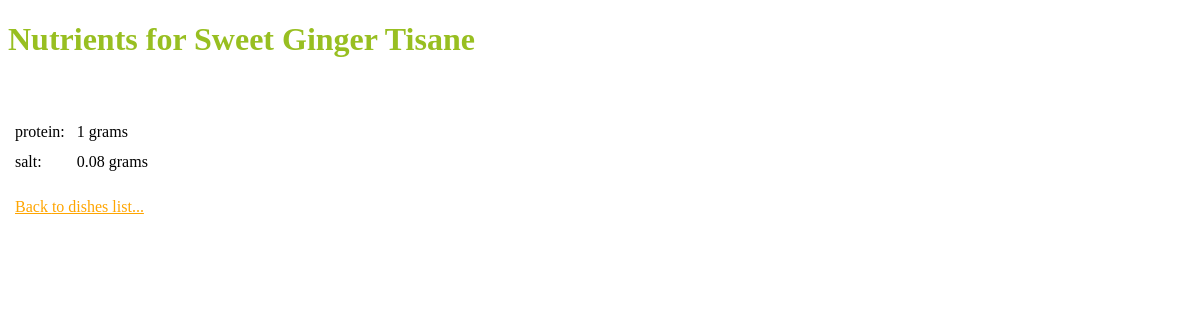
Page /dishNutrients.php?dish=5 on the committed database.
### tables this page shows
CREATE TABLE IF NOT EXISTS `dish` (
  `id` int(11) NOT NULL AUTO_INCREMENT,
  `name` varchar(500) NOT NULL,
  `quantityPerPortion` int(11) NOT NULL,
  `portionUnit` int(11) NOT NULL,
  `calories` int(11) NOT NULL,
  `dishType` int(11) NOT NULL DEFAULT '1',
  PRIMARY KEY (`id`)
);

CREATE TABLE IF NOT EXISTS `nutrient` (
  `id` int(11) NOT NULL AUTO_INCREMENT,
  `name` varchar(100) NOT NULL,
  `unit` int(11) NOT NULL,
  `isImportant` tinyint(4) NOT NULL DEFAULT '0',
  PRIMARY KEY (`id`),
  KEY `unit` (`unit`)
);

CREATE TABLE IF NOT EXISTS `dishNutrients` (
  `dishId` int(11) NOT NULL,
  `nutrientId` int(11) NOT NULL,
  `quantity` float NOT NULL,
  PRIMARY KEY (`dishId`,`nutrientId`)
);

### Classes/Dish.php (called while the page is built, shortened)
<?php
include_once($_SERVER['DOCUMENT_ROOT'] . '/Classes/DishNutrient.php');
class Dish {
    private $name;
    public function getName() {
        return $this->name;
    }
    public function load($id) {
        $sql = "SELECT * FROM dish
                WHERE id = {$id}";
        $result = mysql_query($sql);
        $row = mysql_fetch_assoc($result);
        $this->name = $row['name'];
        return true;
    }
}
?>

### Classes/DishNutrient.php (called while the page is built, shortened)
<?php
class DishNutrient {
    private $name;
    private $unit;
    private $quantity;
    public function getName() {
        return $this->name;
    }
    public function getQuantity() {
        return $this->quantity;
    }
    public function setQuantity($quantity) {
        $this->quantity = $quantity;
    }
    public function getUnit() {
        return $this->unit;
    }
    public function load($id) {
        $sql = "SELECT * FROM nutrient
                WHERE id = {$id}";
        $result = mysql_query($sql);
        $row = mysql_fetch_assoc($result);
        $this->name = $row['name'];
        $this->unit = $row['unit'];
        $this->quantity = null;
        return true;
    }
    public static function getAllByDishId($id) {
        $sql = "SELECT dish.id as dish, dishNutrients.quantity, nutrient.id as nutrient
                FROM dishNutrients
                     INNER JOIN dish
                         ON dishNutrients.dishId = dish.id
                     INNER JOIN nutrient
                         ON dishNutrients.nutrientId = nutrient.id
                WHERE dish.id = {$id}";
        $result = mysql_query($sql);
        $nutrients = array();
        while ($row = mysql_fetch_assoc($result)) {
            $nutrients[$row['nutrient']] = new DishNutrient();
            $nutrients[$row['nutrient']]->load($row['nutrient']);
            $nutrients[$row['nutrient']]->setQuantity($row['quantity']);
        }
        return $nutrients;
    }
}
?>

### Classes/HelpClass.php (called while the page is built, shortened)
<?php
class HelpClass {
    public static function getUnits() {
        $sql = "SELECT * FROM unit";
        $result = mysql_query($sql);
        $units = array();
        while ($row = mysql_fetch_assoc($result)) {
            $units[$row['id']] = $row['name'];
        }
        return $units;
    }
}
?>

### dishNutrients.php (the view, shortened to what this page needs)
<?php
include_once('Classes/HelpClass.php');
include_once('Classes/Dish.php');
include_once('Classes/DishNutrient.php');
$units = HelpClass::getUnits();
$dish = null;
if (isset($_GET['dish'])) {
    $dish = new Dish();
    $dish->load($_GET['dish']);
} if ($dish) {
    $nutrients = DishNutrient::getAllByDishId($_GET['dish']);
} else {
    $nutrients = DishNutrient::getAllNutrients();
}
?>
<!DOCTYPE html>
<html>
    <head>
        <link rel="stylesheet" type="text/css" href="css/styles.css">
    </head>
    <body>
        <h1>  <?php echo $dish ? "Nutrients for {$dish->getName()}" : "List of all Nutrients" ?>
        </h1>
        <table>
            <tbody>
                <?php
                if (count($nutrients) > 0) {
                    foreach ($nutrients as $key => $nutrient) {
                        $q = $nutrient->getQuantity();
                        if ($q) {
                            echo "<tr>
                                    <td>{$nutrient->getName()}:
                                    </td>
                                    <td>{$q} {$units[$nutrient->getUnit()]}
                                    </td>
                                  </tr>";
                        } else {
                            echo "<tr>
                                    <td>{$nutrient->getName()} ({$units[$nutrient->getUnit()]})
                                    </td>
                                 </tr>";
                        }
                    }
                }
                ?>
                <tr>
                    <td style="padding-top: 20px;" <?php echo $dish ? "colspan=\"2\"" : ""?>>
                        <a href="dishesList.php" ><?php echo $dish ? "Back" : "Go"?> to dishes list...</a>
                    </td>
                </tr>
            </tbody>
        </table>
    </body>
</html>

### css/styles.css (style rules this page uses)
td { padding:5px; }
a { color: orange; }
h1 { color:#98BF21; }

### rows in the picture
dish: name "Sweet Ginger Tisane"
nutrient: name "protein", Unit "grams"
dishnutrients: quantity "1"
nutrient: name "salt", Unit "grams"
dishnutrients: quantity "0.08"
